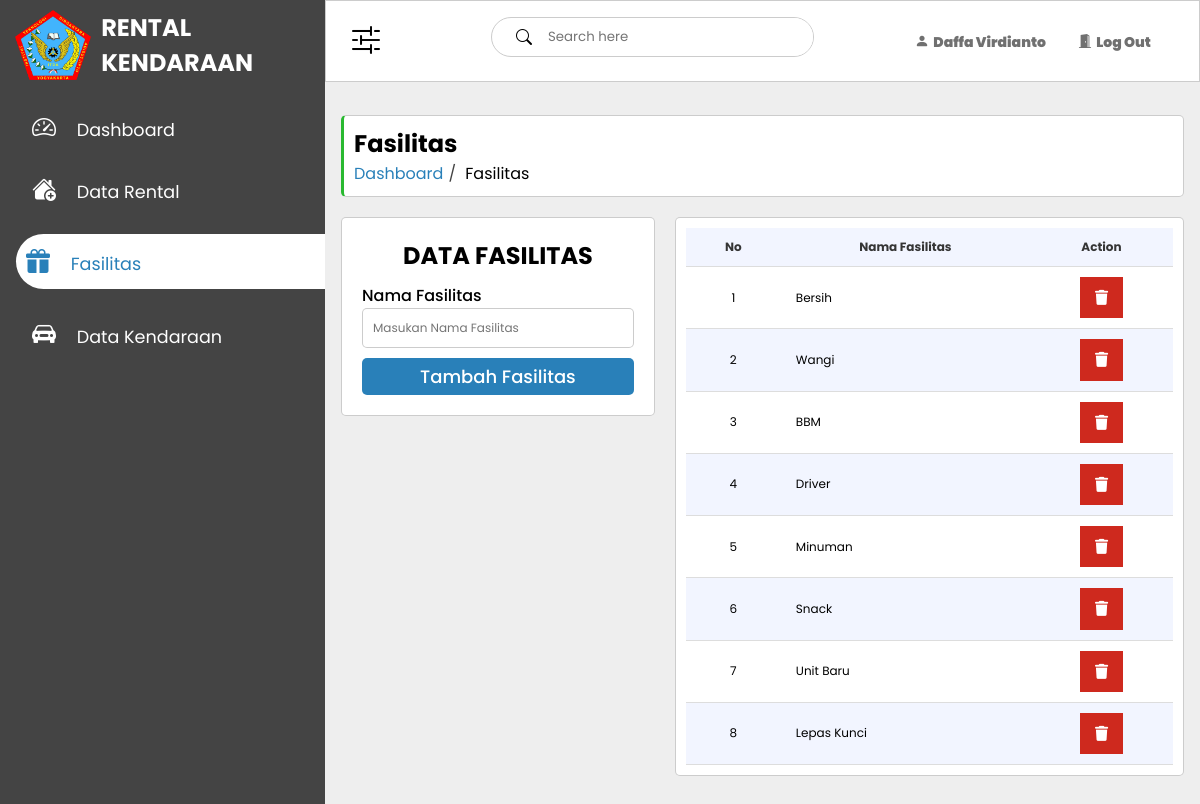
Screenshot of /admin/datafasilitas.php (signed in) with the database file from the repository.
### tables this page shows
CREATE TABLE `fasilitas` (
  `id_fasilitas` int(20) NOT NULL,
  `nama_fasilitas` varchar(50) NOT NULL
);

### admin/datafasilitas.php (the view, shortened to what this page needs)
<?php
include "koneksi.php";
?>
<!DOCTYPE html>
<html lang="en">
<head>
    <link rel="stylesheet" href="css/admin.css">
</head>
<body>
    <div class="sidebar">
        <div class="sidebar-brand">
            <img src="img/LogoITDA.png" width="25%" alt="">
            <h2>RENTAL KENDARAAN</h2>
        </div>
        <div class="sidebar-menu">
            <ul>
                <li>
                    <a href="dashbor.php"><span class="bi bi-speedometer2"></span>
                    <span>Dashboard</span></a>
                </li>
                <li>
                    <a href="datarental.php"><span class="bi bi-house-add-fill"></span>
                    <span>Data Rental</span></a>
                </li>
                <li>
                    <a href="datafasilitas.php" class="active"><span class="bi bi-gift-fill"></span>
                    <span>Fasilitas</span></a>
                </li>
                <li>
                    <a href="datakendaraan.php"><span class="bi bi-car-front-fill"></span>
                    <span>Data Kendaraan</span></a>
                </li>
            </ul>
        </div>
    </div>
    <div class="main-content">
        <header>
            <label for="nav-toggle">
                <span class="bi bi-sliders2"></span>
            </label>
            <div class="search-wrapper">
                <span class="bi bi-search"></span>
                <input type="search" placeholder="Search here">
            </div>
            <div class="user-wrapper">
                <div>
                    <a href=""><span class="bi bi-person-fill"></span>
                    <span>
                        <?php if (!isset($_SESSION['nama_admin'])) {
                            header("Location: login.php");
                            exit();
                        }else{
                            echo $_SESSION['nama_admin'];
                        }?>
                    </span></a>
                </div>
                <div>
                    <a href="logout.php"><span class="bi bi-door-open-fill"></span>
                    <span>Log Out</span></a>
                </div>
            </div>
        </header>
        <main>
            <div class="breadcrumb-con" style="border-left: 3px solid rgb(41, 185, 48);">
                <h2>Fasilitas</h2>
                <ol class="breadcrumb">
                    <li class="breadcrumb-item"><a href="dashbor.php">Dashboard</a></li>
                    <li class="breadcrumb-item active">Fasilitas</li>
                </ol>
            </div>
            <div class="box-kriteria">
                <form method="post">
                    <h2 style="text-align: center;">DATA FASILITAS</h2>
                    <div class="data-rent">
                        <div class="input-data">
                            <span class="details">Nama Fasilitas</span>
                            <input type="text" placeholder="Masukan Nama Fasilitas" name="nama_fasilitas" required>
                        </div>
                    </div>
                    <input type="submit" class="simpan" name="simpan" value="Tambah Fasilitas">
                </form>
                <div class="table-rekomendasi">
                    <table class="table">
                        <thead>
                            <tr>
                                <th>No</th>
                                <th>Nama Fasilitas</th>
                                <th>Action</th>
                            </tr>
                        </thead>
                        <tbody>
                                <?php
                                $no=1;
                                $qry = "select * from fasilitas";
                                $data = mysqli_query($koneksi, $qry);
                                while ($tampil = mysqli_fetch_array($data)){?>
                                    <tr>
                                        <td><?=$no?></td>
                                        <td style="text-align: left;"><?=$tampil['nama_fasilitas']?></td>
                                        <td class="actions">
                                            <a href="hapusfasilitas.php?id=<?=$tampil['id_fasilitas']?>" class="trash"><i class="fas fa-trash fa-xs"></i></a>
                                        </td>
                                    </tr>
                                    <?php
                                        $no++;
                                    }?>
                        </tbody>
                    </table>
                </div>
            </div>
        </main>
    </div>
</body>
</html>

### admin/css/admin.css (style rules this page uses)
:root { --main-color:#2980b9; --red:#f90606; --light-color: #444444; --light-db: #bbbbbb; --light--bg:#eee; --black:#000000; --white:#fff; --box-shadow:0 .5rem 1rem rgba(0,0,0,.1); --border: .1rem solid rgba(0,0,0,.2); --blueborder :.1rem solid rgb(41, 127, 185); }
* { font-family: 'Poppins', sans-serif; margin: 0; padding: 0; box-sizing: border-box; text-decoration: none; list-style-type: none; transition: .2s linear; }
.sidebar { width: 325px; position: fixed; left: 0; top: 0; height: 100%; background: var(--light-color); z-index: 100; }
.sidebar-brand { display: flex; height: 90px; margin-bottom: 20px; padding: 10px 0px 10px 15px; color: var(--white); }
.sidebar-brand h2 { margin: auto 10px; }
.sidebar-menu li { width: 100%; margin-bottom: 1.7rem; padding-left: 1rem; }
.sidebar-menu li a { padding-left: 1rem; display: block; color: var(--white); font-size: 1.1rem; border-radius: 30px 0px 0px 30px; }
.sidebar-menu li a.active { background: var(--white); padding: 10px; color: var(--main-color); }
.sidebar-menu a span:first-child { font-size: 1.5rem; padding-right: 1rem; }
.main-content { margin-left: 325px; transition: margin-left 300ms; }
header { display: flex; justify-content: space-between; padding: 1rem; border: var(--border); background: var(--white); position: fixed; left: 325px; width: calc(100% - 325px); top: 0; z-index: 100; transition: left 300ms; }
header span { font-size: 2rem; margin: auto .5rem; }
.search-wrapper { border: 1px solid #ccc; border-radius: 30px; height: 40px; display: flex; align-items: center; overflow-x: hidden; }
.search-wrapper span { display: inline-block; padding-left: 1rem; font-size: 1rem; }
.search-wrapper input { height: 100%; padding: .5rem; border: none; outline: none; }
.user-wrapper { display: flex; align-items: center; }
.user-wrapper a { margin-right: 2rem; color: #707070; }
.user-wrapper span { font-size: 14px; font-weight: 900; margin: 0; }
main { padding: 2.5rem 1rem; background: var(--light--bg); min-height: calc(100vh); }
.box-kriteria { margin-top: 20px; display: flex; }
.box-kriteria form { width: 500px; height: fit-content; margin-right: 20px; background-color: var(--white); border-radius: 5px; padding: 20px; border: var(--border); }
.box-kriteria form .input-data { margin-top: 10px; }
.box-kriteria form .data-rent .input-data input { height: 40px; width: 100%; outline: none; border-radius: 5px; border: var(--border); font-size: 12px; }
form .simpan { color: var(--white); background: var(--main-color); border: none; border-radius: 5px; font-size: 14px; font-weight: 300; padding: 5px; margin-top: 40px; }
.box-kriteria .table-rekomendasi { width: 100%; padding: 10px; background: var(--white); border-radius: 5px; border: var(--border); }
.box-kriteria .table { width: 100%; border-collapse: collapse; }
.box-kriteria .table td,.box-kriteria .table th { padding: 10px 15px; border-bottom: 1px solid #ddd; font-size: 12px; text-align: center; }
.box-kriteria .table th { background-color: #f2f5ff; color: #353535; }
.box-kriteria .table tbody tr:nth-child(even) { background-color: #f2f5ff; }
.breadcrumb-con { background: var(--white); border: var(--border); border-radius: 5px; padding: 10px; margin-top: 50px; }
.breadcrumb-item { display: inline-block; }
.breadcrumb-item a { color: var(--main-color); }
.breadcrumb-item:not(:last-of-type)::after { content: "/"; margin: 5px; color:var(--light-color); }
.data-rent .input-data .details { display: block; font-weight: 500; }
.data-rent .input-data input { height: 45px; width: 100%; outline: none; border-radius: 5px; border: var(--border); padding-left: 10px; font-size: 16px; }
form .simpan { width: 100%; color: var(--white); background: var(--main-color); border: none; border-radius: 5px; font-size: 18px; font-weight: 500; padding: 5px; margin-top: 10px; }
.table tbody tr td.actions { padding: 10px; }
.table tbody tr td.actions .edit, .table tbody tr td.actions .trash { display: inline-flex; color: #ffffff; font-size: 20px; padding: 20px 15px; }
.table tbody tr td.actions .trash { background-color: #ce291e; }

### rows the page displays
fasilitas: nama_fasilitas "Bersih"
fasilitas: nama_fasilitas "Wangi"
fasilitas: nama_fasilitas "BBM"
fasilitas: nama_fasilitas "Driver"
fasilitas: nama_fasilitas "Minuman"
fasilitas: nama_fasilitas "Snack"
fasilitas: nama_fasilitas "Unit Baru"
fasilitas: nama_fasilitas "Lepas Kunci"

### other values shown
$_SESSION['nama_admin'] "Daffa Virdianto"
